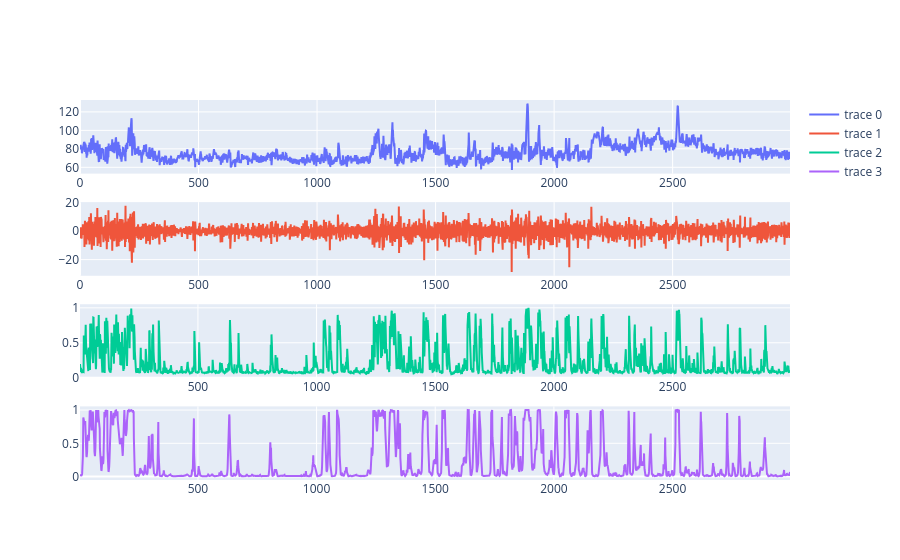

Source (notebook cell):
### Code cell
fig = make_subplots(rows = 4, cols = 1)

subject_id = 0

differenced_hrs = [(hrs[i]-hrs[i].shift(1)).iloc[1:].reset_index(drop=True) for i in range(m)]
n = len(differenced_hrs[subject_id])

filtered0 = results_msar3var[subject_id].filtered_marginal_probabilities.iloc[:,0]
smoothed0 = results_msar3var[subject_id].smoothed_marginal_probabilities.iloc[:,0]

end_obs_idx = n*50//100

fig.add_trace(
go.Scatter(x=hrs[subject_id].iloc[:end_obs_idx].index, y=hrs[subject_id].iloc[:end_obs_idx].values, mode="lines"),
row=1, col=1
)
fig.add_trace(
go.Scatter(x=differenced_hrs[subject_id][:end_obs_idx].index, y=differenced_hrs[subject_id][:end_obs_idx].values, mode="lines"),
row=2, col=1
)
fig.add_trace(
go.Scatter(x=filtered0.index, y=filtered0.values, mode="lines"),
row=3, col=1
)
fig.add_trace(
go.Scatter(x=smoothed0.index, y=smoothed0.values, mode="lines"),
row=4, col=1
)

fig.show()

### Figure 1 — Plotly figure (JSON) as saved in the notebook; plotly's stock layout.template omitted (floating-point values rounded to 4 significant figures; data arrays with more than 128 entries replaced by an {"elided": "..."} marker saying what was removed)
{"data": [{"mode": "lines", "type": "scatter", "x": {"elided": "2996 int values"}, "xaxis": "x", "y": {"elided": "2996 float values"}, "yaxis": "y"}, {"mode": "lines", "type": "scatter", "x": {"elided": "2996 int values"}, "xaxis": "x2", "y": {"elided": "2996 float values"}, "yaxis": "y2"}, {"mode": "lines", "type": "scatter", "x": {"elided": "2993 int values"}, "xaxis": "x3", "y": {"elided": "2993 float values"}, "yaxis": "y3"}, {"mode": "lines", "type": "scatter", "x": {"elided": "2993 int values"}, "xaxis": "x4", "y": {"elided": "2993 float values"}, "yaxis": "y4"}], "layout": {"xaxis": {"anchor": "y", "domain": [0, 1]}, "xaxis2": {"anchor": "y2", "domain": [0, 1]}, "xaxis3": {"anchor": "y3", "domain": [0, 1]}, "xaxis4": {"anchor": "y4", "domain": [0, 1]}, "yaxis": {"anchor": "x", "domain": [0.8063, 1]}, "yaxis2": {"anchor": "x2", "domain": [0.5375, 0.7312]}, "yaxis3": {"anchor": "x3", "domain": [0.2687, 0.4625]}, "yaxis4": {"anchor": "x4", "domain": [0, 0.1938]}}}
